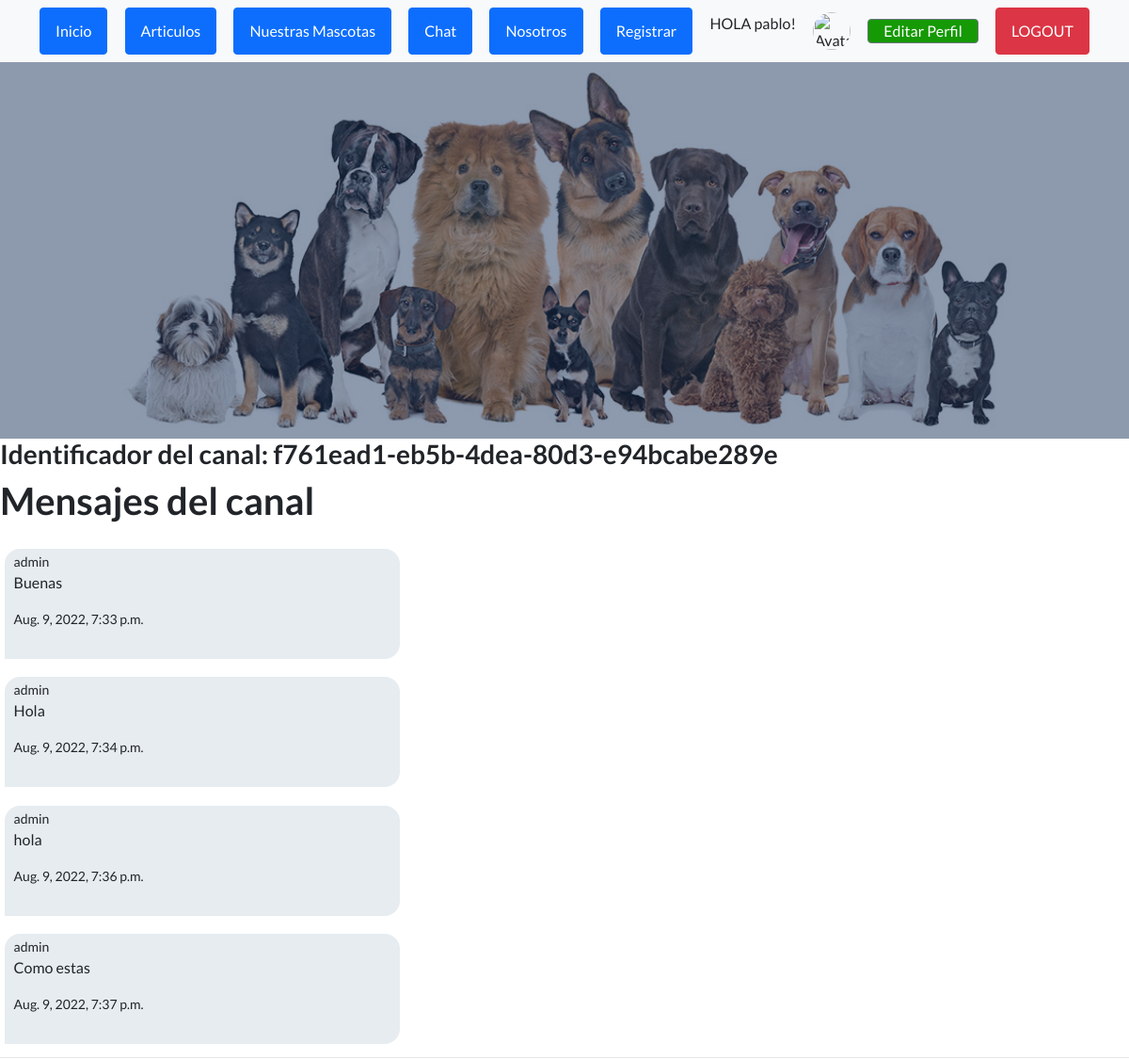
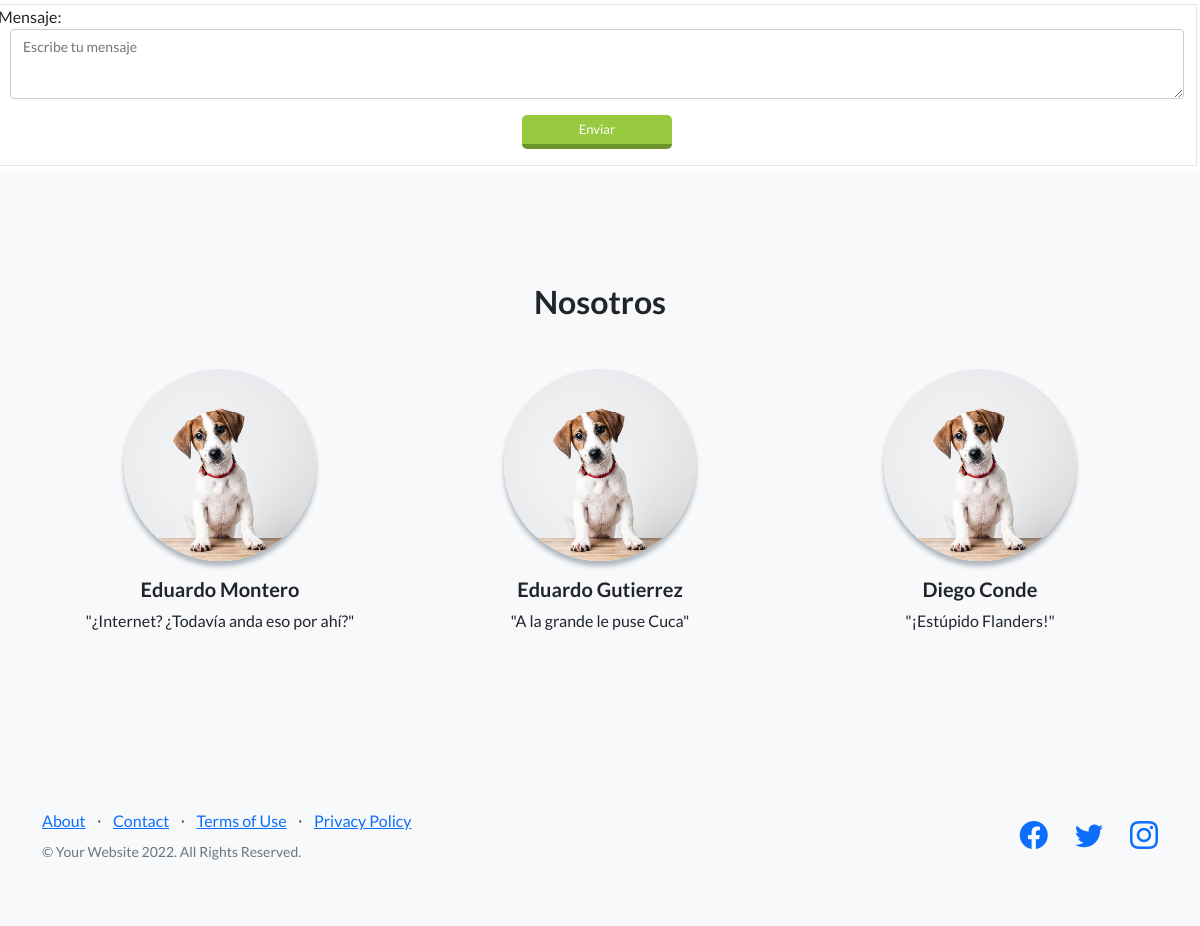
Screenshot of /ms/admin (signed in) with the database file from the repository (2 pictures, top to bottom).
### Dm/models.py (models this page shows)
class ModelBase(models.Model):
	id = models.UUIDField(default=uuid.uuid4, primary_key=True, db_index=True, editable=False)
	tiempo = models.DateTimeField(auto_now_add=True)
	actualizar = models.DateTimeField(auto_now=True)
	class Meta:
		abstract = True

class Canal(ModelBase):
	usuarios = models.ManyToManyField(User, blank=True, through=CanalUsuario)
	objects = CanalManager()

class CanalMensaje(ModelBase):
	canal   = models.ForeignKey("Canal", on_delete=models.CASCADE)
	usuario = models.ForeignKey(User, on_delete=models.CASCADE)
	texto =  models.TextField()

### Dm/views.py (the view)
# urls.py: path("ms/<str:username>", DetailMs.as_view(), name="detailms"),
class DetailMs(LoginRequiredMixin, CanalFormMixin, DetailView):
	template_name= 'Dm/canal_detail.html'
	def get_object(self, *args, **kwargs):
		username = self.kwargs.get("username")
		mi_username = self.request.user.username
		canal, _ = Canal.objects.obtener_o_crear_canal_ms(mi_username, username)
		if username == mi_username:
			mi_canal, _ = Canal.objects.obtener_o_crear_canal_usuario_actual(self.request.user)
			return mi_canal
		if canal == None:
			raise Http404
		return canal

### Dm/forms.py
class FormMensajes(forms.Form):
	mensaje = forms.CharField(widget=forms.Textarea(attrs = {
			"class": "formulario_ms",
			"placeholder":"Escribe tu mensaje"
		}))

### Dm/models.py (called while the page is built, shortened)
	def solo_dos(self):
		return self.annotate(num_usuarios= Count("usuarios")).filter(num_usuarios=2)

	def filtrar_por_username(self, username):
		return self.filter(canalusuario__usuario__username=username)

	def get_queryset(self, *args, **kwargs):
		return CanalQuerySet(self.model, using=self._db)

	def filtrar_ms_por_privado(self, username_a, username_b):
		return self.get_queryset().solo_dos().filtrar_por_username(username_a).filtrar_por_username(username_b)

	def obtener_o_crear_canal_ms(self, username_a, username_b):
		qs = self.filtrar_ms_por_privado(username_a, username_b)
		if qs.exists():
			return qs.order_by("tiempo").first(), False #obj, created

### Dm/templates/Dm/canal_detail.html (shortened to what this page needs)
{% extends 'App/padre.html' %}
{% block cambia %}
	<h3>Identificador del canal: {{object.id}}</h3>
	<h1>Mensajes del canal</h1>
	<div id="contenedor_ms">
	{% for mensaje in object.canalmensaje_set.all %}
		<div class="div_ms {% if request.user == mensaje.usuario %}mis_mensajes
		{% else %} tus_mensajes{% endif %}">
			<small>{{mensaje.usuario}}</small>
			<p>{{mensaje.texto}}</p>
			<small>{{mensaje.tiempo}}</small>
		</div>
	{% endfor %}
	</div>
	<div class="div_form_ms">
		<form id="form_submit" action="{{ request.path }}" method="POST">
			{{form.as_p}}
			<button type="submit" class="btn_enviar">
				Enviar
			</button>
	</form>
	</div>
{% endblock %}

### App/templates/App/padre.html (shortened to what this page needs)
<!DOCTYPE html>
<html lang="en">
    <head>
        {% load static %}
        <link href="https://cdn.jsdelivr.net/npm/bootstrap-icons@1.5.0/font/bootstrap-icons.css" rel="stylesheet" type="text/css" />
        <link href="{% static 'App/css/styles.css'%}" rel="stylesheet" />
    </head>
    <body>
        <nav class="navbar navbar-light bg-light static-top">
            <div class="container">
                <a class="btn btn-primary" href="{% url 'Inicio' %}">Inicio</a>
                <a class="btn btn-primary" href="{% url 'articulos' %}">Articulos</a>
                <a class="btn btn-primary" href="{% url 'nuestrasmascotas' %}">Nuestras Mascotas</a>
                <a class="btn btn-primary" href="{% url 'chat' %}">Chat</a>
                <a class="btn btn-primary" href="{% url 'Nosotros' %}">Nosotros</a>
                <a class="btn btn-primary" href="{% url 'register' %}">Registrar</a>
                {% if not request.user.is_authenticated %}
                <a class="btn btn-danger" href="{% url 'login' %}">LOGIN</a>
                {% else %}
                <p> HOLA {{ request.user.username }}!</p>
                <img src="{{avatar}}" alt="Avatar" class="avatar">
                <a class="btn btn-crud-editar_perfil" href="{% url 'editarperfil' %}">Editar Perfil</a>
                <a class="btn btn-danger" href="{% url 'logout' %}">LOGOUT</a>
                {% endif %}
            </div>
        </nav>
        <header class="masthead">
            <div class="container position-relative">
                <div class="row justify-content-center">
                    <div class="col-xl-6">
                    </div>
                </div>
            </div>
        </header>
        {% block cambia %}
        {% endblock %}
        <section class="testimonials text-center bg-light">
            <div class="container">
                <h2 class="mb-5">Nosotros</h2>
                <div class="row">
                    <div class="col-lg-4">
                        <div class="testimonial-item mx-auto mb-5 mb-lg-0">
                            <img class="img-fluid rounded-circle mb-3" src="/mascotas/perro_uRommvI.jpg" alt="..." />
                            <h5>Eduardo Montero</h5>
                            <p class="font-weight-light mb-0">"¿Internet? ¿Todavía anda eso por ahí?"</p>
                        </div>
                    </div>
                    <div class="col-lg-4">
                        <div class="testimonial-item mx-auto mb-5 mb-lg-0">
                            <img class="img-fluid rounded-circle mb-3" src="/mascotas/perro_uRommvI.jpg" alt="..." />
                            <h5>Eduardo Gutierrez</h5>
                            <p class="font-weight-light mb-0">"A la grande le puse Cuca"</p>
                        </div>
                    </div>
                    <div class="col-lg-4">
                        <div class="testimonial-item mx-auto mb-5 mb-lg-0">
                            <img class="img-fluid rounded-circle mb-3" src="/mascotas/perro_uRommvI.jpg" alt="..." />
                            <h5>Diego Conde</h5>
                            <p class="font-weight-light mb-0">"¡Estúpido Flanders!"</p>
                        </div>
                    </div>
                </div>
            </div>
        </section>
        <footer class="footer bg-light">
            <div class="container">
                <div class="row">
                    <div class="col-lg-6 h-100 text-center text-lg-start my-auto">
                        <ul class="list-inline mb-2">
                            <li class="list-inline-item"><a href="#!">About</a></li>
                            <li class="list-inline-item">⋅</li>
                            <li class="list-inline-item"><a href="#!">Contact</a></li>
                            <li class="list-inline-item">⋅</li>
                            <li class="list-inline-item"><a href="#!">Terms of Use</a></li>
                            <li class="list-inline-item">⋅</li>
                            <li class="list-inline-item"><a href="#!">Privacy Policy</a></li>
                        </ul>
                        <p class="text-muted small mb-4 mb-lg-0">&copy; Your Website 2022. All Rights Reserved.</p>
                    </div>
                    <div class="col-lg-6 h-100 text-center text-lg-end my-auto">
                        <ul class="list-inline mb-0">
                            <li class="list-inline-item me-4">
                                <a href="#!"><i class="bi-facebook fs-3"></i></a>
                            </li>
                            <li class="list-inline-item me-4">
                                <a href="#!"><i class="bi-twitter fs-3"></i></a>
                            </li>
                            <li class="list-inline-item">
                                <a href="#!"><i class="bi-instagram fs-3"></i></a>
                            </li>
                        </ul>
                    </div>
                </div>
            </div>
        </footer>
    </body>
</html>

### Dm/templates/Dm/canal_detail.html (style rules this page uses)
#contenedor_ms { width: 100%; height: calc(70vh); margin: 5px 0; overflow-y: auto; border-bottom: 1px solid #e6e6e6; background: #fff; }
.div_ms { margin: 1.2rem auto; width: 35%; padding: 0.2rem 0.6rem 02rem 0.6rem; }
.tus_mensajes { background: rgb(230, 236, 240); margin-left: 5px; border-bottom-right-radius: 16px; border-top-left-radius: 16px; border-top-right-radius: 16px; }
.div_form_ms { width: 100%; margin-top: 5px; margin-bottom: 5px; margin-left: -3px; border:1px solid #e6e6e6; }
#id_mensaje { display: block; padding: 6px 12px; margin-left: 1%; margin-right: 1%; width: 98%; min-width: 98%; max-width: 98%; height: 70px; min-height: 70px; max-height: 70px; box-sizing: border-box; font-size: 14px; color: #333; border:1px solid #ccc; border-radius: 4px; }
.btn_enviar { background: #98ca3f; color: #fff; padding: 5px 10px; border-radius: 5px; border:none; outline: none; border-bottom: 5px solid #6d932b; width: 150px; cursor: pointer; display: block; margin: 10px auto; font-size: 13px; transition: 0.3; }

### rows the page displays
Canal: id "f761ead1-eb5b-4dea-80d3-e94bcabe289e"
CanalMensaje: usuario "admin", texto "Buenas", tiempo "Aug. 9, 2022, 7:33 p.m."
CanalMensaje: usuario "admin", texto "Hola", tiempo "Aug. 9, 2022, 7:34 p.m."
CanalMensaje: usuario "admin", texto "hola", tiempo "Aug. 9, 2022, 7:36 p.m."
CanalMensaje: usuario "admin", texto "Como estas", tiempo "Aug. 9, 2022, 7:37 p.m."

### other values shown
{{ request.user.username }} "pablo"
